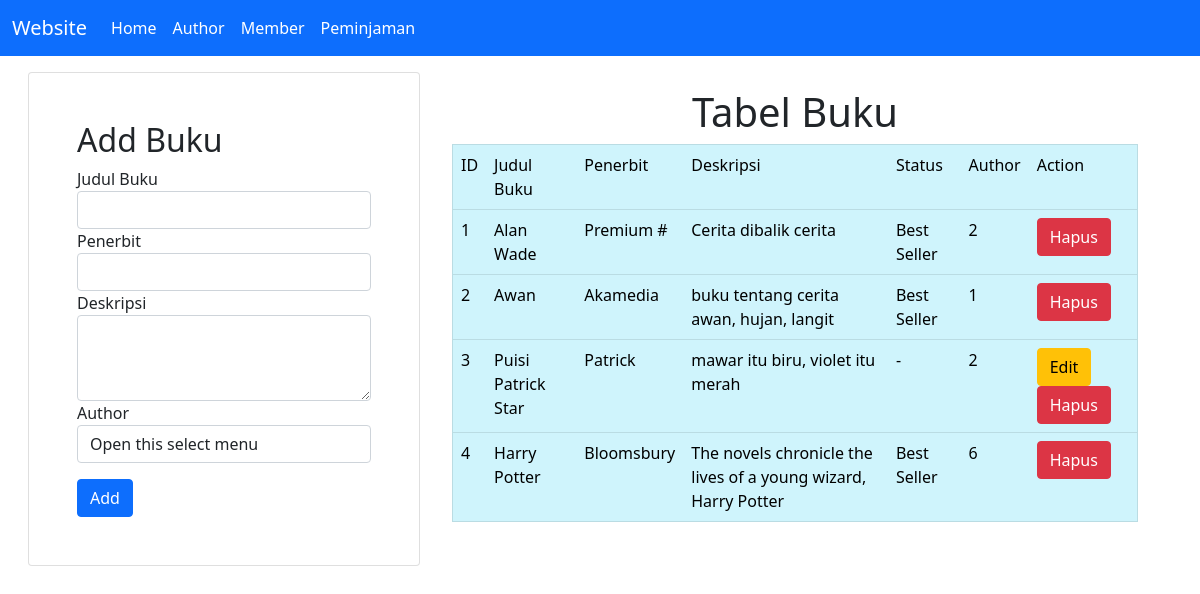
The page / on the database its author committed.
### tables this page shows
CREATE TABLE `buku` (
  `id_buku` int(11) NOT NULL,
  `judul_buku` varchar(100) NOT NULL,
  `penerbit` varchar(100) NOT NULL,
  `deskripsi` text NOT NULL,
  `status` varchar(50) NOT NULL,
  `id_author` int(11) NOT NULL
);

### conf.php (called while the page is built)
<?php
$db_host = "localhost";
$db_user = "root";
$db_pass = "";
$db_name = "db_dpbo_latihan11";
?>

### includes/DB.class.php (called while the page is built, shortened)
<?php
class DB
{
    var $db_host = "";
    var $db_user = "";
    var $db_pass = "";
    var $db_name = "";
    var $db_link = "";
    var $result = 0;
    function DB($db_host = '', $db_user = '', $db_pass = '', $db_name = '')
    {
        $this->db_host = $db_host;
        $this->db_user = $db_user;
        $this->db_pass = $db_pass;
        $this->db_name = $db_name;
    }
    function open()
    {
        $this->db_link = mysqli_connect($this->db_host, $this->db_user, $this->db_pass, $this->db_name);
    }
    function execute($query = "")
    {
        $this->result = mysqli_query($this->db_link, $query);
        return $this->result;
    }
    function getResult()
    {
        return mysqli_fetch_array($this->result);
    }
}
?>

### includes/Buku.class.php (called while the page is built, shortened)
<?php
class Buku extends DB
{
    function getBuku()
    {
        $query = "SELECT * FROM buku";
        return $this->execute($query);
    }
}
?>

### index.php (the view, shortened to what this page needs)
<?php
include("conf.php");
include("includes/Template.class.php");
include("includes/DB.class.php");
include("includes/Buku.class.php");
$buku = new Buku($db_host, $db_user, $db_pass, $db_name);
$buku->open();
$buku->getBuku();
$status = false;
$data = null;
$no = 1;
while (list($id, $judul, $penerbit, $deskripsi, $status, $id_author) = $buku->getResult()) {
    if ($status == "Best Seller") {
        $data .= "<tr>
            <td>" . $no++ . "</td>
            <td>" . $judul . "</td>
            <td>" . $penerbit . "</td>
            <td>" . $deskripsi . "</td>
            <td>" . $status . "</td>
            <td>" . $id_author . "</td>
            <td>
            <a href='index.php?id_hapus=" . $id . "' class='btn btn-danger' '>Hapus</a>
            </td>
            </tr>";
    }
    else {
        $data .= "<tr>
            <td>" . $no++ . "</td>
            <td>" . $judul . "</td>
            <td>" . $penerbit . "</td>
            <td>" . $deskripsi . "</td>
            <td>" . $status . "</td>
            <td>" . $id_author . "</td>
            <td>
            <a href='index.php?id_edit=" . $id .  "' class='btn btn-warning' '>Edit</a>
            <a href='index.php?id_hapus=" . $id . "' class='btn btn-danger' '>Hapus</a>
            </td>
            </tr>";
    }
}

### includes/Template.class.php (shortened to what this page needs)
<?php
class Template
{
    var $content = '';
    function Template($filename='')
    {
        $this->content = implode('', @file($filename));
    }
    function clear()
    {
        $this->content = preg_replace("/DATA_[A-Z|_|0-9]+/", "", $this->content);
    }
    function write()
    {
        print $this->content;
    }
    function replace($old = '', $new = '')
    {
        if (is_int($new)) {
            $value = sprintf("%d", $new);
        }
        elseif (is_float($new)) {
            $value = sprintf("%f", $new);
        }
        elseif (is_array($new)) {
            $value = '';
            foreach ($new as $item) {
                $value .= $item. ' ';
            }
        }
        else {
            $value = $new;
        }
        $this->content = preg_replace("/$old/", $value, $this->content);
    }
}
?>

### rows shown on the page
buku: judul_buku "Alan Wade", penerbit "Premium #", deskripsi "Cerita dibalik cerita", status "Best Seller", id_author "2"
buku: judul_buku "Awan", penerbit "Akamedia", deskripsi "buku tentang cerita awan, hujan, langit", status "Best Seller", id_author "1"
buku: judul_buku "Puisi Patrick Star", penerbit "Patrick", deskripsi "mawar itu biru, violet itu merah", status "-", id_author "2"
buku: judul_buku "Harry Potter", penerbit "Bloomsbury", deskripsi "The novels chronicle the lives of a young wizard, Harry Potter", status "Best Seller", id_author "6"
